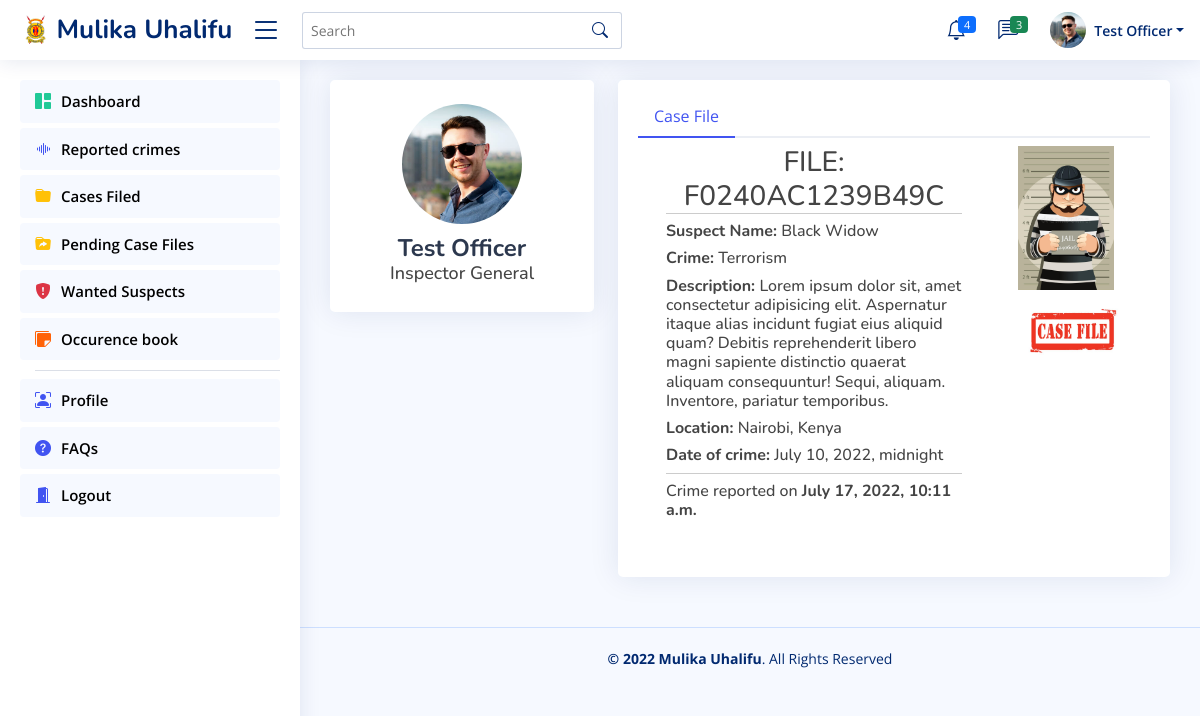
/officials/case-file-no/F0240AC1239B49C/suspect/Black Widow/ (signed in), run on the app's committed database.
### officers/models.py (models this page shows, shortened)
class OfficialsProfile(models.Model):
    id = models.CharField(primary_key=True, editable=False, unique=True, max_length=12)
    officer = models.OneToOneField(User, on_delete=models.CASCADE, editable=False)
    officer_no = models.CharField(max_length=30, blank=False, unique=True)
    police_post = models.CharField(max_length=30, blank=False)
    rank = models.CharField(max_length=30, blank=False)
    phone_no = models.CharField(max_length=14, blank=False)
    dp = models.ImageField(upload_to='Officer-Dps', default='officer.png', blank=False)
    gender = models.CharField(max_length=7, blank=False)
    dob = models.DateField(null=True, blank=False)
    age = models.PositiveIntegerField(default=0)
    created = models.DateTimeField(auto_now_add=True)
    updated = models.DateTimeField(auto_now=True)
    class Meta:
        verbose_name_plural = 'Officials'
        ordering = ['officer']

class CrimeReported(models.Model):
    reported_by = models.CharField(max_length=100, editable=False)
    case_file_no = models.CharField(primary_key=True, editable=False, unique=True, max_length=17)
    suspect_name = models.CharField(max_length=100)
    type_of_crime = models.CharField(max_length=30, blank=False)
    location = models.CharField(max_length=100, blank=False)
    description = models.TextField(blank=False)
    date_of_crime = models.DateTimeField(blank=False)
    crime_status = models.CharField(max_length=50, blank=False)
    crime_reported = models.DateTimeField(auto_now_add=True)
    status_updated = models.DateTimeField(auto_now=True)
    class Meta:
        verbose_name_plural = 'Crimes Reported'

### officers/views.py (the view)
# urls.py: path('case-file-no/<str:file_no>/suspect/<str:suspect>/', views.view_case_file, name='case_file'),
@login_required(login_url='official_login')
def view_case_file(request, file_no, suspect):
    file_no = CrimeReported.objects.get(case_file_no=file_no)
    suspect = file_no.suspect_name
    context = {'suspect': suspect, 'file_no': file_no}
    return render(request, 'officers/case-details.html', context)

### officers/templates/officers/case-details.html (shortened to what this page needs)
{% extends 'officers/base.html' %}{% block title %}Case File for {{suspect|title}}{% endblock %}
{% load static %}
    {% block content %}
    <main class="main" id="main">
        <section class="section profile">
            <div class="row">
                <div class="col-xl-4">
                    <div class="card">
                        <div class="card-body profile-card pt-4 d-flex flex-column align-items-center">
                            <img src="{{user.officialsprofile.dp.url}}" alt="profile-pic" class="rounded-circle">
                            <h2 class="text-center">{{user.officialsprofile.officer|title}}</h2>
                            <h3 class="text-center">{{user.officialsprofile.rank|title|default:"--"}}</h3>
                        </div>
                   </div>
                </div>
                <div class="col-xl-8">
                    <div class="card">
                        <div class="card-body pt-3">
                            <ul class="nav nav-tabs nav-tabs-bordered">
                                <li class="nav-item">
                                    <button class="nav-link active" data-bs-toggle="tab" data-bs-target="#case-file-details">Case File</button>
                                </li>
                            </ul>
                            <div class="tab-content p-2">
                                <div class="tab-pane fade show active" id="case-file-details">
                                    <div class="card-body">
                                        <div class="row">
                                            <div class="col-md-8">
                                                <h3 class="text-center mb-0">FILE: {{file_no.case_file_no}}</h3><hr class="dropdown-divider mt-0">
                                                <h6><b>Suspect Name: </b>{{file_no.suspect_name|title}}</h6>
                                                <h6><b>Crime: </b>{{file_no.type_of_crime}}</h6>
                                                <h6><b>Description: </b>{{file_no.description}}</h6>
                                                <h6><b>Location: </b>{{file_no.location|title}}</h6>
                                                <h6><b>Date of crime: </b>{{file_no.date_of_crime}}</h6>
                                                <hr class="dropdown-divider">
                                                <h6>Crime reported on <b>{{file_no.crime_reported}}</b></h6>
                                            </div>
                                            <div class="col-md-3">
                                                <img src="{% static 'criminal.jpg' %}" class="img-fluid offset-sm-4" height="100px" width="250px" alt="">
                                                {% if file_no.crime_status == 'File Case' %}
                                                <img src="{% static 'case-file.jpg' %}" class="img-fluid offset-sm-5 mt-3" height="300px" width="300px">
                                                {% elif file_no.crime_status == 'Police carrying out investigation' %}
                                                <img src="{% static 'circle-investigation.jpeg' %}" class="img-fluid offset-sm-5 mt-3" height="300px" width="300px">
                                                {% elif file_no.crime_status == 'Suspect(s) Arrested' %}
                                                <img src="{% static 'arrested.jpg' %}" class="img-fluid offset-sm-5 mt-3" height="300px" width="300px">
                                                {% elif file_no.crime_status == 'Suspect(s) Interrogated' %}
                                                <img src="{% static 'case-file.jpg' %}" class="img-fluid offset-sm-5 mt-3" height="300px" width="300px">
                                                {% elif file_no.crime_status == 'Suspect(s) Sentenced' %}
                                                <img src="{% static 'case-file.jpg' %}" class="img-fluid offset-sm-5 mt-3" height="300px" width="300px">
                                                {% elif file_no.crime_status == 'Case closed' %}
                                                <img src="{% static 'case-closed.jpg' %}" class="img-fluid offset-sm-5 mt-3" height="300px" width="300px">
                                                {% endif %}
                                            </div>
                                        </div>
                                    </div>
                                </div>
                            </div>
                        </div>
                    </div>
                </div>
            </div>
        </section>
    </main>
    {% endblock %}

### officers/templates/officers/base.html (shortened to what this page needs)
{% load static %}
    <link href="{% static 'bootstrap.min.css' %}" rel="stylesheet">
    <link href="{% static 'bootstrap-icons.css' %}" rel="stylesheet">
    <link href="{% static 'boxicons.min.css' %}" rel="stylesheet">
    <link href="{% static 'quill.snow.css' %}" rel="stylesheet">
    <link href="{% static 'quill.bubble.css' %}" rel="stylesheet">
    <link href="{% static 'remixicon.css' %}" rel="stylesheet">
    <link href="{% static 'style.css' %}" rel="stylesheet">
    <link href="{% static 'style.css' %}" rel="stylesheet">
    <header id="header" class="header fixed-top d-flex align-items-center">
        <div class="d-flex align-items-center justify-content-between">
            {% if user.is_authenticated %}<a href="{% url 'homepage' %}" class="logo d-flex align-items-center">
                <img src="{% static 'logo.png' %}" alt="logo">
                <span class="d-none d-lg-block">Mulika Uhalifu</span>
            </a>{% else %}<a href="{% url 'official_login' %}" class="logo d-flex align-items-center">
                <img src="{% static 'logo.png' %}" alt="logo">
                <span class="d-none d-lg-block">Mulika Uhalifu</span>
            </a>{% endif %}
            {% if user.is_authenticated %}<i class="bi bi-list toggle-sidebar-btn"></i>{% endif %}
        </div>
        {% if user.is_authenticated %}
        <div class="search-bar">
            <form class="search-form d-flex align-items-center mt-3" method="POST" action="#">
                <input type="text" name="query" placeholder="Search" title="Enter search keyword">
                <button type="submit" title="Search"><i class="bi bi-search"></i></button>
            </form>
        </div>
        {% endif %}
        {% if user.is_authenticated %}
        <nav class="header-nav ms-auto">
            <ul class="d-flex align-items-center">
                <li class="nav-item dropdown">
                    <a class="nav-link nav-icon" href="#" data-bs-toggle="dropdown">
                        <i class="bi bi-bell"></i>
                        <span class="badge bg-primary badge-number">4</span>
                    </a>
                </li>
                <li class="nav-item dropdown">
                    <a class="nav-link nav-icon" href="#" data-bs-toggle="dropdown">
                        <i class="bi bi-chat-left-text"></i>
                        <span class="badge bg-success badge-number">3</span>
                    </a>
                </li>
                <li class="nav-item dropdown pe-3">
                    <a class="nav-link nav-profile d-flex align-items-center pe-0" href="#" data-bs-toggle="dropdown">
                        <img src="{{user.officialsprofile.dp.url}}" alt="Profile" class="rounded-circle">
                        <span class="d-none d-md-block dropdown-toggle ps-2">{{user.officialsprofile.officer|title}}</span>
                    </a>
                </li>
            </ul>
        </nav>
        {% endif %}
    </header>
    {% if user.is_authenticated %}
    <aside id="sidebar" class="sidebar">
        <ul class="sidebar-nav" id="sidebar-nav">
            <li class="nav-item">
                <a class="nav-link " href="{% url 'homepage' %}">
                <i class="bi bi-grid-1x2-fill"></i>
                <span>Dashboard</span>
                </a>
            </li>
            {% if user.officialsprofile.officer_no != "" and user.officialsprofile.police_post != "" and user.officialsprofile.rank != "" %}
            <li class="nav-item">
                <a class="nav-link" href="{% url 'reported_crimes' %}">
                    <i class="bi bi-soundwave"></i><span>Reported crimes</span>
                </a>
            </li>
            <li class="nav-item">
                <a class="nav-link" href="{% url 'filed_cases' %}">
                <i class="bi bi-folder-fill"></i><span>Cases Filed</span>
                </a>
            </li>
            <li class="nav-item">
                <a class="nav-link" href="{% url 'unfiled_cases' %}">
                    <i class="bi bi-folder-symlink-fill"></i><span>Pending Case Files</span>
                </a>
            </li>
            <li class="nav-item">
                <a class="nav-link" href="{% url 'wanted_suspects' %}">
                    <i class="bi bi-shield-fill-exclamation"></i><span>Wanted Suspects</span>
                </a>
            </li>
            <li class="nav-item">
                <a class="nav-link" href="{% url 'ob' user.officialsprofile.police_post %}">
                <i class="bi bi-stickies-fill"></i><span>Occurence book</span>
                </a>
            </li>
            {% endif %}
            <li class="nav-heading"><hr class="dropdown-divider"></li>
            <li class="nav-item">
                <a class="nav-link" href="{% url 'my_profile' %}">
                <i class="bi bi-person-bounding-box"></i>
                {% if user.officialsprofile.officer == "" and user.officialsprofile.officer_no == "" and user.officialsprofile.rank == "" %} <i class="bi bi-exclamation-triangle-fill"></i><span>Update your Profile</span>{% else %} <span>Profile</span>{% endif %}
                </a>
            </li>
            <li class="nav-item">
                <a class="nav-link" href="{% url 'my_profile' %}">
                <i class="bi bi-question-circle-fill"></i>
                <span>FAQs</span>
                </a>
            </li>
            <li class="nav-item">
                <a class="nav-link" data-bs-target="#icons-nav" data-bs-toggle="collapse" href="#">
                <i class="bi bi-door-open-fill"></i><span>Logout</span>
                </a>
            </li>
        </ul>
    </aside>
    {% endif %}
    {% block content %}
    {% endblock %}
    {% if user.is_authenticated %}
    <footer id="footer" class="footer">
        <div class="copyright">
            <strong>&copy; 2022 <span>Mulika Uhalifu</span></strong>. All Rights Reserved
        </div>
    </footer>
    {% else %}
    <footer class="footer mt-3">
        <div class="copyright h-0">
            <strong>&copy; 2022 <span>Mulika Uhalifu</span></strong>. All Rights Reserved
        </div>
    </footer>
    {% endif %}

### data on the page
CrimeReported: case_file_no "F0240AC1239B49C", suspect_name "Black Widow", type_of_crime "Terrorism", description "Lorem ipsum dolor sit, amet consectetur adipisicing elit. Aspernatur itaque alias incidunt fugiat eius aliquid quam? Debitis reprehenderit libero magni sapiente distinctio quaerat aliquam consequuntur! Sequi, aliquam. Inventore, pariatur temporibus.", location "Nairobi, Kenya", date_of_crime "July 10, 2022, midnight", crime_reported "July 17, 2022, 10:11 a.m."

### other printed values
{{ user.officialsprofile.officer|title }} "Test Officer"
{{ user.officialsprofile.rank|title|default:"--" }} "Inspector General"
